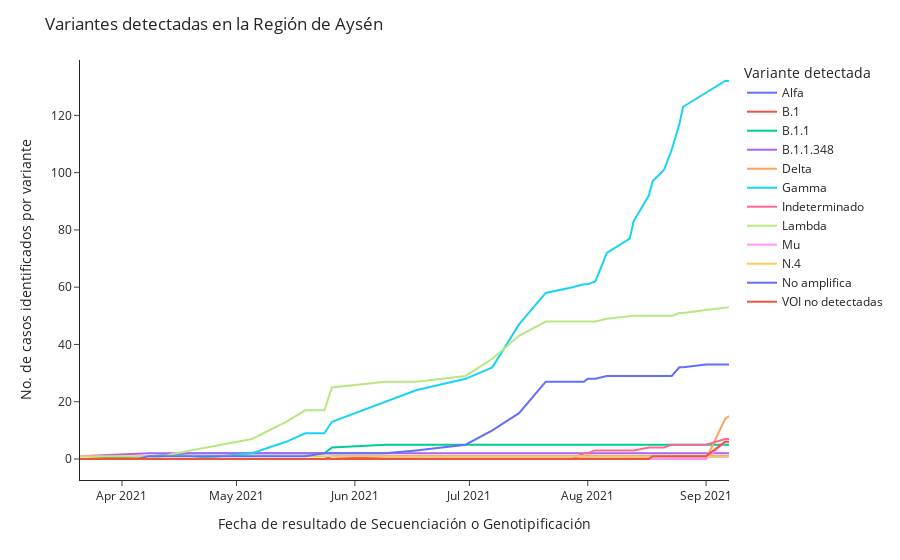

This figure's notebook cell:
### Code cell
px.line(df_variantes.groupby(['fecha_resultado_secuenciacion_genotipificacion', 'variante_linaje']).count()[['n_documento']].reset_index().pivot(
    index='fecha_resultado_secuenciacion_genotipificacion',
    columns='variante_linaje', 
    values=['n_documento']
).fillna(0).cumsum().clean_names().rename(
    columns={
        'alfa':'Alfa',
        'b_1':'B.1',
        'b_1_1':'B.1.1',
        'b_1_1_348':'B.1.1.348',
        'delta':'Delta',
        'gamma':'Gamma',
        'indeterminado':'Indeterminado',
        'lambda':'Lambda',
        'mu':'Mu',
        'n_4':'N.4',
        'no_amplifica':'No amplifica',
        'no_se_detectan_mutaciones_para_variantes_de_interes_por_parte_de_este_kit':'VOI no detectadas'
            })['n_documento'],
        labels={'variante_linaje':'Variante detectada'},
       ).update_layout(
    title= 'Variantes detectadas en la Región de Aysén',
    yaxis_title='No. de casos identificados por variante',
    xaxis_title='Fecha de resultado de Secuenciación o Genotipificación',
    template='simple_white',
    
    
)

### Figure 1 — Plotly figure (JSON) as saved in the notebook; plotly's stock layout.template omitted (floating-point values rounded to 4 significant figures)
{"data": [{"hovertemplate": "Variante detectada=Alfa<br>fecha_resultado_secuenciacion_genotipificacion=%{x}<br>value=%{y}<extra></extra>", "legendgroup": "Alfa", "line": {"color": "#636efa", "dash": "solid"}, "marker": {"symbol": "circle"}, "mode": "lines", "name": "Alfa", "orientation": "v", "showlegend": true, "type": "scatter", "x": ["2021-03-21T00:00:00", "2021-04-05T00:00:00", "2021-04-08T00:00:00", "2021-04-19T00:00:00", "2021-05-05T00:00:00", "2021-05-14T00:00:00", "2021-05-19T00:00:00", "2021-05-24T00:00:00", "2021-05-26T00:00:00", "2021-06-09T00:00:00", "2021-06-17T00:00:00", "2021-06-30T00:00:00", "2021-07-07T00:00:00", "2021-07-14T00:00:00", "2021-07-21T00:00:00", "2021-07-28T00:00:00", "2021-07-31T00:00:00", "2021-08-01T00:00:00", "2021-08-03T00:00:00", "2021-08-06T00:00:00", "2021-08-12T00:00:00", "2021-08-13T00:00:00", "2021-08-17T00:00:00", "2021-08-18T00:00:00", "2021-08-21T00:00:00", "2021-08-23T00:00:00", "2021-08-25T00:00:00", "2021-08-26T00:00:00", "2021-09-01T00:00:00", "2021-09-06T00:00:00", "2021-09-07T00:00:00"], "xaxis": "x", "y": [0, 0, 0, 0, 0, 0, 0, 0, 1, 1, 1, 1, 1, 1, 1, 1, 1, 1, 1, 1, 1, 1, 1, 1, 1, 1, 1, 1, 1, 1, 1], "yaxis": "y"}, {"hovertemplate": "Variante detectada=B.1<br>fecha_resultado_secuenciacion_genotipificacion=%{x}<br>value=%{y}<extra></extra>", "legendgroup": "B.1", "line": {"color": "#EF553B", "dash": "solid"}, "marker": {"symbol": "circle"}, "mode": "lines", "name": "B.1", "orientation": "v", "showlegend": true, "type": "scatter", "x": ["2021-03-21T00:00:00", "2021-04-05T00:00:00", "2021-04-08T00:00:00", "2021-04-19T00:00:00", "2021-05-05T00:00:00", "2021-05-14T00:00:00", "2021-05-19T00:00:00", "2021-05-24T00:00:00", "2021-05-26T00:00:00", "2021-06-09T00:00:00", "2021-06-17T00:00:00", "2021-06-30T00:00:00", "2021-07-07T00:00:00", "2021-07-14T00:00:00", "2021-07-21T00:00:00", "2021-07-28T00:00:00", "2021-07-31T00:00:00", "2021-08-01T00:00:00", "2021-08-03T00:00:00", "2021-08-06T00:00:00", "2021-08-12T00:00:00", "2021-08-13T00:00:00", "2021-08-17T00:00:00", "2021-08-18T00:00:00", "2021-08-21T00:00:00", "2021-08-23T00:00:00", "2021-08-25T00:00:00", "2021-08-26T00:00:00", "2021-09-01T00:00:00", "2021-09-06T00:00:00", "2021-09-07T00:00:00"], "xaxis": "x", "y": [0, 0, 0, 0, 0, 0, 0, 0, 0, 1, 1, 1, 1, 1, 1, 1, 1, 1, 1, 1, 1, 1, 1, 1, 1, 1, 1, 1, 1, 1, 1], "yaxis": "y"}, {"hovertemplate": "Variante detectada=B.1.1<br>fecha_resultado_secuenciacion_genotipificacion=%{x}<br>value=%{y}<extra></extra>", "legendgroup": "B.1.1", "line": {"color": "#00cc96", "dash": "solid"}, "marker": {"symbol": "circle"}, "mode": "lines", "name": "B.1.1", "orientation": "v", "showlegend": true, "type": "scatter", "x": ["2021-03-21T00:00:00", "2021-04-05T00:00:00", "2021-04-08T00:00:00", "2021-04-19T00:00:00", "2021-05-05T00:00:00", "2021-05-14T00:00:00", "2021-05-19T00:00:00", "2021-05-24T00:00:00", "2021-05-26T00:00:00", "2021-06-09T00:00:00", "2021-06-17T00:00:00", "2021-06-30T00:00:00", "2021-07-07T00:00:00", "2021-07-14T00:00:00", "2021-07-21T00:00:00", "2021-07-28T00:00:00", "2021-07-31T00:00:00", "2021-08-01T00:00:00", "2021-08-03T00:00:00", "2021-08-06T00:00:00", "2021-08-12T00:00:00", "2021-08-13T00:00:00", "2021-08-17T00:00:00", "2021-08-18T00:00:00", "2021-08-21T00:00:00", "2021-08-23T00:00:00", "2021-08-25T00:00:00", "2021-08-26T00:00:00", "2021-09-01T00:00:00", "2021-09-06T00:00:00", "2021-09-07T00:00:00"], "xaxis": "x", "y": [0, 1, 1, 2, 2, 2, 2, 2, 4, 5, 5, 5, 5, 5, 5, 5, 5, 5, 5, 5, 5, 5, 5, 5, 5, 5, 5, 5, 5, 5, 5], "yaxis": "y"}, {"hovertemplate": "Variante detectada=B.1.1.348<br>fecha_resultado_secuenciacion_genotipificacion=%{x}<br>value=%{y}<extra></extra>", "legendgroup": "B.1.1.348", "line": {"color": "#ab63fa", "dash": "solid"}, "marker": {"symbol": "circle"}, "mode": "lines", "name": "B.1.1.348", "orientation": "v", "showlegend": true, "type": "scatter", "x": ["2021-03-21T00:00:00", "2021-04-05T00:00:00", "2021-04-08T00:00:00", "2021-04-19T00:00:00", "2021-05-05T00:00:00", "2021-05-14T00:00:00", "2021-05-19T00:00:00", "2021-05-24T00:00:00", "2021-05-26T00:00:00", "2021-06-09T00:00:00", "2021-06-17T00:00:00", "2021-06-30T00:00:00", "2021-07-07T00:00:00", "2021-07-14T00:00:00", "2021-07-21T00:00:00", "2021-07-28T00:00:00", "2021-07-31T00:00:00", "2021-08-01T00:00:00", "2021-08-03T00:00:00", "2021-08-06T00:00:00", "2021-08-12T00:00:00", "2021-08-13T00:00:00", "2021-08-17T00:00:00", "2021-08-18T00:00:00", "2021-08-21T00:00:00", "2021-08-23T00:00:00", "2021-08-25T00:00:00", "2021-08-26T00:00:00", "2021-09-01T00:00:00", "2021-09-06T00:00:00", "2021-09-07T00:00:00"], "xaxis": "x", "y": [1, 2, 2, 2, 2, 2, 2, 2, 2, 2, 2, 2, 2, 2, 2, 2, 2, 2, 2, 2, 2, 2, 2, 2, 2, 2, 2, 2, 2, 2, 2], "yaxis": "y"}, {"hovertemplate": "Variante detectada=Delta<br>fecha_resultado_secuenciacion_genotipificacion=%{x}<br>value=%{y}<extra></extra>", "legendgroup": "Delta", "line": {"color": "#FFA15A", "dash": "solid"}, "marker": {"symbol": "circle"}, "mode": "lines", "name": "Delta", "orientation": "v", "showlegend": true, "type": "scatter", "x": ["2021-03-21T00:00:00", "2021-04-05T00:00:00", "2021-04-08T00:00:00", "2021-04-19T00:00:00", "2021-05-05T00:00:00", "2021-05-14T00:00:00", "2021-05-19T00:00:00", "2021-05-24T00:00:00", "2021-05-26T00:00:00", "2021-06-09T00:00:00", "2021-06-17T00:00:00", "2021-06-30T00:00:00", "2021-07-07T00:00:00", "2021-07-14T00:00:00", "2021-07-21T00:00:00", "2021-07-28T00:00:00", "2021-07-31T00:00:00", "2021-08-01T00:00:00", "2021-08-03T00:00:00", "2021-08-06T00:00:00", "2021-08-12T00:00:00", "2021-08-13T00:00:00", "2021-08-17T00:00:00", "2021-08-18T00:00:00", "2021-08-21T00:00:00", "2021-08-23T00:00:00", "2021-08-25T00:00:00", "2021-08-26T00:00:00", "2021-09-01T00:00:00", "2021-09-06T00:00:00", "2021-09-07T00:00:00"], "xaxis": "x", "y": [0, 0, 0, 0, 0, 0, 0, 0, 0, 0, 0, 0, 0, 0, 0, 0, 0, 0, 0, 0, 0, 0, 0, 0, 0, 0, 0, 0, 0, 14, 15], "yaxis": "y"}, {"hovertemplate": "Variante detectada=Gamma<br>fecha_resultado_secuenciacion_genotipificacion=%{x}<br>value=%{y}<extra></extra>", "legendgroup": "Gamma", "line": {"color": "#19d3f3", "dash": "solid"}, "marker": {"symbol": "circle"}, "mode": "lines", "name": "Gamma", "orientation": "v", "showlegend": true, "type": "scatter", "x": ["2021-03-21T00:00:00", "2021-04-05T00:00:00", "2021-04-08T00:00:00", "2021-04-19T00:00:00", "2021-05-05T00:00:00", "2021-05-14T00:00:00", "2021-05-19T00:00:00", "2021-05-24T00:00:00", "2021-05-26T00:00:00", "2021-06-09T00:00:00", "2021-06-17T00:00:00", "2021-06-30T00:00:00", "2021-07-07T00:00:00", "2021-07-14T00:00:00", "2021-07-21T00:00:00", "2021-07-28T00:00:00", "2021-07-31T00:00:00", "2021-08-01T00:00:00", "2021-08-03T00:00:00", "2021-08-06T00:00:00", "2021-08-12T00:00:00", "2021-08-13T00:00:00", "2021-08-17T00:00:00", "2021-08-18T00:00:00", "2021-08-21T00:00:00", "2021-08-23T00:00:00", "2021-08-25T00:00:00", "2021-08-26T00:00:00", "2021-09-01T00:00:00", "2021-09-06T00:00:00", "2021-09-07T00:00:00"], "xaxis": "x", "y": [0, 0, 0, 0, 2, 6, 9, 9, 13, 20, 24, 28, 32, 47, 58, 60, 61, 61, 62, 72, 77, 83, 92, 97, 101, 108, 117, 123, 128, 132, 132], "yaxis": "y"}, {"hovertemplate": "Variante detectada=Indeterminado<br>fecha_resultado_secuenciacion_genotipificacion=%{x}<br>value=%{y}<extra></extra>", "legendgroup": "Indeterminado", "line": {"color": "#FF6692", "dash": "solid"}, "marker": {"symbol": "circle"}, "mode": "lines", "name": "Indeterminado", "orientation": "v", "showlegend": true, "type": "scatter", "x": ["2021-03-21T00:00:00", "2021-04-05T00:00:00", "2021-04-08T00:00:00", "2021-04-19T00:00:00", "2021-05-05T00:00:00", "2021-05-14T00:00:00", "2021-05-19T00:00:00", "2021-05-24T00:00:00", "2021-05-26T00:00:00", "2021-06-09T00:00:00", "2021-06-17T00:00:00", "2021-06-30T00:00:00", "2021-07-07T00:00:00", "2021-07-14T00:00:00", "2021-07-21T00:00:00", "2021-07-28T00:00:00", "2021-07-31T00:00:00", "2021-08-01T00:00:00", "2021-08-03T00:00:00", "2021-08-06T00:00:00", "2021-08-12T00:00:00", "2021-08-13T00:00:00", "2021-08-17T00:00:00", "2021-08-18T00:00:00", "2021-08-21T00:00:00", "2021-08-23T00:00:00", "2021-08-25T00:00:00", "2021-08-26T00:00:00", "2021-09-01T00:00:00", "2021-09-06T00:00:00", "2021-09-07T00:00:00"], "xaxis": "x", "y": [0, 0, 0, 0, 0, 0, 0, 0, 0, 0, 0, 0, 0, 0, 0, 0, 2, 2, 3, 3, 3, 3, 4, 4, 4, 5, 5, 5, 5, 7, 7], "yaxis": "y"}, {"hovertemplate": "Variante detectada=Lambda<br>fecha_resultado_secuenciacion_genotipificacion=%{x}<br>value=%{y}<extra></extra>", "legendgroup": "Lambda", "line": {"color": "#B6E880", "dash": "solid"}, "marker": {"symbol": "circle"}, "mode": "lines", "name": "Lambda", "orientation": "v", "showlegend": true, "type": "scatter", "x": ["2021-03-21T00:00:00", "2021-04-05T00:00:00", "2021-04-08T00:00:00", "2021-04-19T00:00:00", "2021-05-05T00:00:00", "2021-05-14T00:00:00", "2021-05-19T00:00:00", "2021-05-24T00:00:00", "2021-05-26T00:00:00", "2021-06-09T00:00:00", "2021-06-17T00:00:00", "2021-06-30T00:00:00", "2021-07-07T00:00:00", "2021-07-14T00:00:00", "2021-07-21T00:00:00", "2021-07-28T00:00:00", "2021-07-31T00:00:00", "2021-08-01T00:00:00", "2021-08-03T00:00:00", "2021-08-06T00:00:00", "2021-08-12T00:00:00", "2021-08-13T00:00:00", "2021-08-17T00:00:00", "2021-08-18T00:00:00", "2021-08-21T00:00:00", "2021-08-23T00:00:00", "2021-08-25T00:00:00", "2021-08-26T00:00:00", "2021-09-01T00:00:00", "2021-09-06T00:00:00", "2021-09-07T00:00:00"], "xaxis": "x", "y": [0, 0, 0, 3, 7, 13, 17, 17, 25, 27, 27, 29, 35, 43, 48, 48, 48, 48, 48, 49, 50, 50, 50, 50, 50, 50, 51, 51, 52, 53, 53], "yaxis": "y"}, {"hovertemplate": "Variante detectada=Mu<br>fecha_resultado_secuenciacion_genotipificacion=%{x}<br>value=%{y}<extra></extra>", "legendgroup": "Mu", "line": {"color": "#FF97FF", "dash": "solid"}, "marker": {"symbol": "circle"}, "mode": "lines", "name": "Mu", "orientation": "v", "showlegend": true, "type": "scatter", "x": ["2021-03-21T00:00:00", "2021-04-05T00:00:00", "2021-04-08T00:00:00", "2021-04-19T00:00:00", "2021-05-05T00:00:00", "2021-05-14T00:00:00", "2021-05-19T00:00:00", "2021-05-24T00:00:00", "2021-05-26T00:00:00", "2021-06-09T00:00:00", "2021-06-17T00:00:00", "2021-06-30T00:00:00", "2021-07-07T00:00:00", "2021-07-14T00:00:00", "2021-07-21T00:00:00", "2021-07-28T00:00:00", "2021-07-31T00:00:00", "2021-08-01T00:00:00", "2021-08-03T00:00:00", "2021-08-06T00:00:00", "2021-08-12T00:00:00", "2021-08-13T00:00:00", "2021-08-17T00:00:00", "2021-08-18T00:00:00", "2021-08-21T00:00:00", "2021-08-23T00:00:00", "2021-08-25T00:00:00", "2021-08-26T00:00:00", "2021-09-01T00:00:00", "2021-09-06T00:00:00", "2021-09-07T00:00:00"], "xaxis": "x", "y": [0, 0, 0, 0, 0, 0, 0, 0, 0, 0, 0, 0, 0, 0, 0, 0, 0, 0, 0, 0, 0, 0, 0, 0, 0, 0, 0, 0, 0, 6, 6], "yaxis": "y"}, {"hovertemplate": "Variante detectada=N.4<br>fecha_resultado_secuenciacion_genotipificacion=%{x}<br>value=%{y}<extra></extra>", "legendgroup": "N.4", "line": {"color": "#FECB52", "dash": "solid"}, "marker": {"symbol": "circle"}, "mode": "lines", "name": "N.4", "orientation": "v", "showlegend": true, "type": "scatter", "x": ["2021-03-21T00:00:00", "2021-04-05T00:00:00", "2021-04-08T00:00:00", "2021-04-19T00:00:00", "2021-05-05T00:00:00", "2021-05-14T00:00:00", "2021-05-19T00:00:00", "2021-05-24T00:00:00", "2021-05-26T00:00:00", "2021-06-09T00:00:00", "2021-06-17T00:00:00", "2021-06-30T00:00:00", "2021-07-07T00:00:00", "2021-07-14T00:00:00", "2021-07-21T00:00:00", "2021-07-28T00:00:00", "2021-07-31T00:00:00", "2021-08-01T00:00:00", "2021-08-03T00:00:00", "2021-08-06T00:00:00", "2021-08-12T00:00:00", "2021-08-13T00:00:00", "2021-08-17T00:00:00", "2021-08-18T00:00:00", "2021-08-21T00:00:00", "2021-08-23T00:00:00", "2021-08-25T00:00:00", "2021-08-26T00:00:00", "2021-09-01T00:00:00", "2021-09-06T00:00:00", "2021-09-07T00:00:00"], "xaxis": "x", "y": [1, 1, 1, 1, 1, 1, 1, 1, 1, 1, 1, 1, 1, 1, 1, 1, 1, 1, 1, 1, 1, 1, 1, 1, 1, 1, 1, 1, 1, 1, 1], "yaxis": "y"}, {"hovertemplate": "Variante detectada=No amplifica<br>fecha_resultado_secuenciacion_genotipificacion=%{x}<br>value=%{y}<extra></extra>", "legendgroup": "No amplifica", "line": {"color": "#636efa", "dash": "solid"}, "marker": {"symbol": "circle"}, "mode": "lines", "name": "No amplifica", "orientation": "v", "showlegend": true, "type": "scatter", "x": ["2021-03-21T00:00:00", "2021-04-05T00:00:00", "2021-04-08T00:00:00", "2021-04-19T00:00:00", "2021-05-05T00:00:00", "2021-05-14T00:00:00", "2021-05-19T00:00:00", "2021-05-24T00:00:00", "2021-05-26T00:00:00", "2021-06-09T00:00:00", "2021-06-17T00:00:00", "2021-06-30T00:00:00", "2021-07-07T00:00:00", "2021-07-14T00:00:00", "2021-07-21T00:00:00", "2021-07-28T00:00:00", "2021-07-31T00:00:00", "2021-08-01T00:00:00", "2021-08-03T00:00:00", "2021-08-06T00:00:00", "2021-08-12T00:00:00", "2021-08-13T00:00:00", "2021-08-17T00:00:00", "2021-08-18T00:00:00", "2021-08-21T00:00:00", "2021-08-23T00:00:00", "2021-08-25T00:00:00", "2021-08-26T00:00:00", "2021-09-01T00:00:00", "2021-09-06T00:00:00", "2021-09-07T00:00:00"], "xaxis": "x", "y": [0, 0, 1, 1, 1, 1, 1, 2, 2, 2, 3, 5, 10, 16, 27, 27, 27, 28, 28, 29, 29, 29, 29, 29, 29, 29, 32, 32, 33, 33, 33], "yaxis": "y"}, {"hovertemplate": "Variante detectada=VOI no detectadas<br>fecha_resultado_secuenciacion_genotipificacion=%{x}<br>value=%{y}<extra></extra>", "legendgroup": "VOI no detectadas", "line": {"color": "#EF553B", "dash": "solid"}, "marker": {"symbol": "circle"}, "mode": "lines", "name": "VOI no detectadas", "orientation": "v", "showlegend": true, "type": "scatter", "x": ["2021-03-21T00:00:00", "2021-04-05T00:00:00", "2021-04-08T00:00:00", "2021-04-19T00:00:00", "2021-05-05T00:00:00", "2021-05-14T00:00:00", "2021-05-19T00:00:00", "2021-05-24T00:00:00", "2021-05-26T00:00:00", "2021-06-09T00:00:00", "2021-06-17T00:00:00", "2021-06-30T00:00:00", "2021-07-07T00:00:00", "2021-07-14T00:00:00", "2021-07-21T00:00:00", "2021-07-28T00:00:00", "2021-07-31T00:00:00", "2021-08-01T00:00:00", "2021-08-03T00:00:00", "2021-08-06T00:00:00", "2021-08-12T00:00:00", "2021-08-13T00:00:00", "2021-08-17T00:00:00", "2021-08-18T00:00:00", "2021-08-21T00:00:00", "2021-08-23T00:00:00", "2021-08-25T00:00:00", "2021-08-26T00:00:00", "2021-09-01T00:00:00", "2021-09-06T00:00:00", "2021-09-07T00:00:00"], "xaxis": "x", "y": [0, 0, 0, 0, 0, 0, 0, 0, 0, 0, 0, 0, 0, 0, 0, 0, 0, 0, 0, 0, 0, 0, 0, 1, 1, 1, 1, 1, 1, 6, 6], "yaxis": "y"}], "layout": {"legend": {"title": {"text": "Variante detectada"}, "tracegroupgap": 0}, "margin": {"t": 60}, "title": {"text": "Variantes detectadas en la Región de Aysén"}, "xaxis": {"anchor": "y", "domain": [0, 1], "title": {"text": "Fecha de resultado de Secuenciación o Genotipificación"}}, "yaxis": {"anchor": "x", "domain": [0, 1], "title": {"text": "No. de casos identificados por variante"}}}}
